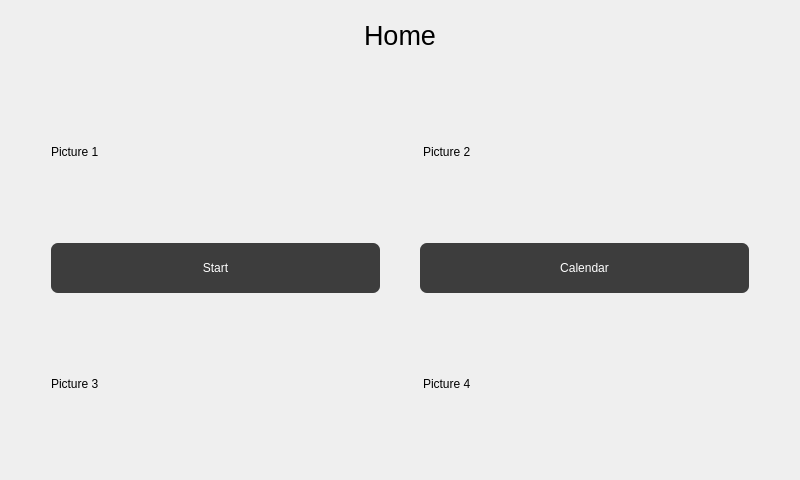
<?xml version="1.0" encoding="UTF-8"?>
<ui version="4.0">
 <class>WelcomeScreen</class>
 <widget class="QDialog" name="WelcomeScreen">
  <property name="geometry">
   <rect>
    <x>0</x>
    <y>0</y>
    <width>800</width>
    <height>480</height>
   </rect>
  </property>
  <property name="windowTitle">
   <string>WelcomeScreen</string>
  </property>
  <property name="styleSheet">
   <string notr="true">QMainWindow{
background-color:#1d1d1d;
}

QMenuBar{
background-color:#1d1d1d;
padding:5px;
	font: 12pt &quot;MS Shell Dlg 2&quot;;
}

QMenuBar::item{
background-color:#1d1d1d;
color:#fff;
padding:5px;

}

QMenu{
color:#fff;
padding:0;
}

QMenu::item:selected{
color:#fff;
background-color:#00aba9;
}

QTableWidget{
background-color:#3d3d3d;
color:#fff;
  selection-background-color: #da532c;
border:solid;
border-width:3px;
border-color:#da532c;
}
QHeaderView::section{
background-color:qlineargradient(spread:pad, x1:0, y1:0, x2:1, y2:0, stop:0 rgba(20, 158, 217, 255), stop:1 rgba(36, 158, 217, 255));
border:none;
border-top-style:solid;
border-width:1px;
border-top-color:qlineargradient(spread:pad, x1:0, y1:0, x2:1, y2:0, stop:0 rgba(20, 158, 217, 255), stop:1 rgba(36, 158, 217, 255));
color:#fff;

}
QHeaderView{
background-color:qlineargradient(spread:pad, x1:0, y1:0, x2:1, y2:0, stop:0 rgba(20, 158, 217, 255), stop:1 rgba(36, 158, 217, 255));

border:none;
border-top-style:solid;
border-width:1px;
border-top-color:#149ED9;
color:#fff;
	font: 75 12pt &quot;Calibri&quot;;
}

QTableCornerButton::section{
border:none;
background-color:#149ED9;
}

QListWidget{
background-color:#3d3d3d;
color:#fff;
}

QMenu{
background-color:#3d3d3d;
}
QStatusBar{
background-color:#7e3878;
color:#fff;
}

QPushButton{
border-style:solid;

background-color:#3d3d3d;
color:#fff;
border-radius:7px;
}
QPushButton:hover{
color:#ccc;
	background-color: qlineargradient(spread:pad, x1:0.517, y1:0, x2:0.517, y2:1, stop:0 rgba(45, 45, 45, 255), stop:0.505682 rgba(45, 45, 45, 255), stop:1 rgba(29, 29, 29, 255));
	border-color:#2d89ef;
border-width:2px;
}

QPushButton:pressed{
background-color: qlineargradient(spread:pad, x1:0.517, y1:0, x2:0.517, y2:1, stop:0 rgba(29, 29, 29, 255), stop:0.505682 rgba(45, 45, 45, 255), stop:1 rgba(29, 29, 29, 255));
}


QTabWidget::tab{
background-color:#3d3d3d;
}

QLineEdit{
border-radius:0;
}

QProgressBar{
border-radius:0;
text-align:center;
color:#fff;
background-color:transparent;
border: 2px solid #e3a21a;
border-radius:7px;
	font: 75 12pt &quot;Open Sans&quot;;

}

QProgressBar::chunk{
background-color:#2d89ef;
width:20px;
}</string>
  </property>
  <layout class="QVBoxLayout" name="verticalLayout_3">
   <item>
    <layout class="QVBoxLayout" name="verticalLayout_2">
     <item>
      <widget class="QLabel" name="WelcomeScreenLabel">
       <property name="minimumSize">
        <size>
         <width>40</width>
         <height>40</height>
        </size>
       </property>
       <property name="maximumSize">
        <size>
         <width>800</width>
         <height>50</height>
        </size>
       </property>
       <property name="text">
        <string>&lt;html&gt;&lt;head/&gt;&lt;body&gt;&lt;p align=&quot;center&quot;&gt;&lt;span style=&quot; font-size:20pt; color:#000000;&quot;&gt;Home&lt;/span&gt;&lt;/p&gt;&lt;/body&gt;&lt;/html&gt;</string>
       </property>
      </widget>
     </item>
     <item>
      <layout class="QVBoxLayout" name="verticalLayout">
       <item>
        <layout class="QHBoxLayout" name="horizontalLayout_3">
         <item>
          <spacer name="horizontalSpacer_4">
           <property name="orientation">
            <enum>Qt::Horizontal</enum>
           </property>
           <property name="sizeType">
            <enum>QSizePolicy::Fixed</enum>
           </property>
           <property name="sizeHint" stdset="0">
            <size>
             <width>40</width>
             <height>20</height>
            </size>
           </property>
          </spacer>
         </item>
         <item>
          <widget class="QLabel" name="WelcomeScreenPicture1_2">
           <property name="enabled">
            <bool>true</bool>
           </property>
           <property name="text">
            <string>Picture 1</string>
           </property>
          </widget>
         </item>
         <item>
          <spacer name="horizontalSpacer_10">
           <property name="orientation">
            <enum>Qt::Horizontal</enum>
           </property>
           <property name="sizeType">
            <enum>QSizePolicy::Fixed</enum>
           </property>
           <property name="sizeHint" stdset="0">
            <size>
             <width>40</width>
             <height>20</height>
            </size>
           </property>
          </spacer>
         </item>
         <item>
          <widget class="QLabel" name="WelcomeScreenPicture2_2">
           <property name="text">
            <string>Picture 2</string>
           </property>
          </widget>
         </item>
         <item>
          <spacer name="horizontalSpacer_11">
           <property name="orientation">
            <enum>Qt::Horizontal</enum>
           </property>
           <property name="sizeType">
            <enum>QSizePolicy::Fixed</enum>
           </property>
           <property name="sizeHint" stdset="0">
            <size>
             <width>40</width>
             <height>20</height>
            </size>
           </property>
          </spacer>
         </item>
        </layout>
       </item>
       <item>
        <layout class="QHBoxLayout" name="StartCalendarLayout_2">
         <property name="spacing">
          <number>40</number>
         </property>
         <item>
          <spacer name="horizontalSpacer_12">
           <property name="orientation">
            <enum>Qt::Horizontal</enum>
           </property>
           <property name="sizeType">
            <enum>QSizePolicy::Fixed</enum>
           </property>
           <property name="sizeHint" stdset="0">
            <size>
             <width>40</width>
             <height>20</height>
            </size>
           </property>
          </spacer>
         </item>
         <item>
          <widget class="QPushButton" name="WelcomeScreenStartButton">
           <property name="minimumSize">
            <size>
             <width>50</width>
             <height>50</height>
            </size>
           </property>
           <property name="maximumSize">
            <size>
             <width>800</width>
             <height>50</height>
            </size>
           </property>
           <property name="text">
            <string>Start</string>
           </property>
          </widget>
         </item>
         <item>
          <widget class="QPushButton" name="WelcomeScreenButonCalendar">
           <property name="minimumSize">
            <size>
             <width>50</width>
             <height>50</height>
            </size>
           </property>
           <property name="maximumSize">
            <size>
             <width>800</width>
             <height>50</height>
            </size>
           </property>
           <property name="text">
            <string>Calendar</string>
           </property>
          </widget>
         </item>
         <item>
          <spacer name="horizontalSpacer_13">
           <property name="orientation">
            <enum>Qt::Horizontal</enum>
           </property>
           <property name="sizeType">
            <enum>QSizePolicy::Fixed</enum>
           </property>
           <property name="sizeHint" stdset="0">
            <size>
             <width>40</width>
             <height>20</height>
            </size>
           </property>
          </spacer>
         </item>
        </layout>
       </item>
       <item>
        <layout class="QHBoxLayout" name="horizontalLayout_4">
         <item>
          <spacer name="horizontalSpacer_14">
           <property name="orientation">
            <enum>Qt::Horizontal</enum>
           </property>
           <property name="sizeType">
            <enum>QSizePolicy::Fixed</enum>
           </property>
           <property name="sizeHint" stdset="0">
            <size>
             <width>40</width>
             <height>20</height>
            </size>
           </property>
          </spacer>
         </item>
         <item>
          <widget class="QLabel" name="WelcomeScreenPicture3_2">
           <property name="text">
            <string>Picture 3</string>
           </property>
          </widget>
         </item>
         <item>
          <spacer name="horizontalSpacer_15">
           <property name="orientation">
            <enum>Qt::Horizontal</enum>
           </property>
           <property name="sizeType">
            <enum>QSizePolicy::Fixed</enum>
           </property>
           <property name="sizeHint" stdset="0">
            <size>
             <width>40</width>
             <height>20</height>
            </size>
           </property>
          </spacer>
         </item>
         <item>
          <widget class="QLabel" name="WelcomeScreenPicture4_2">
           <property name="text">
            <string>Picture 4</string>
           </property>
          </widget>
         </item>
         <item>
          <spacer name="horizontalSpacer_16">
           <property name="orientation">
            <enum>Qt::Horizontal</enum>
           </property>
           <property name="sizeType">
            <enum>QSizePolicy::Fixed</enum>
           </property>
           <property name="sizeHint" stdset="0">
            <size>
             <width>40</width>
             <height>20</height>
            </size>
           </property>
          </spacer>
         </item>
        </layout>
       </item>
      </layout>
     </item>
    </layout>
   </item>
  </layout>
 </widget>
 <layoutdefault spacing="6" margin="11"/>
 <resources/>
 <connections/>
</ui>
